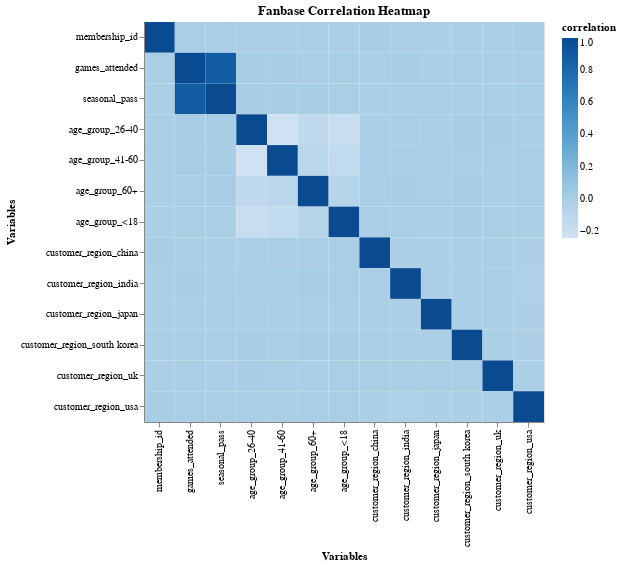

The cell this chart's notebook holds for it:
### Code cell
fan_corr = FanBa_model.corr(numeric_only=True)
fan_corr_long = corr_to_long_format(fan_corr)

fan_corr_long = fan_corr_long[
    ~fan_corr_long['feature_x'].str.contains('_w') &
    ~fan_corr_long['feature_y'].str.contains('_w')
]

fan_heatmap = alt.Chart(fan_corr_long).mark_rect().encode(
    x=alt.X('feature_x:N', sort=None, title='Variables'),
    y=alt.Y('feature_y:N', sort=None, title='Variables'),
    color=alt.Color('correlation:Q', scale=alt.Scale(scheme = 'blues')),
    tooltip=['feature_x', 'feature_y', 'correlation']
).properties(
    title="Fanbase Correlation Heatmap",
    width=400,
    height=400
)
fan_heatmap.display()

### Figure 1 — Vega-Lite specification as saved in the notebook (floating-point values rounded to 4 significant figures; data arrays with more than 128 entries replaced by an {"elided": "..."} marker saying what was removed)
{"config": {"view": {"continuousWidth": 300, "continuousHeight": 300}}, "data": {"name": "data-fad28dcd87ff25a215cc86078f846387"}, "mark": {"type": "rect"}, "encoding": {"color": {"field": "correlation", "scale": {"scheme": "blues"}, "type": "quantitative"}, "tooltip": [{"field": "feature_x", "type": "nominal"}, {"field": "feature_y", "type": "nominal"}, {"field": "correlation", "type": "quantitative"}], "x": {"field": "feature_x", "sort": null, "title": "Variables", "type": "nominal"}, "y": {"field": "feature_y", "sort": null, "title": "Variables", "type": "nominal"}}, "height": 400, "title": "Fanbase Correlation Heatmap", "width": 400, "$schema": "https://vega.github.io/schema/vega-lite/v5.20.1.json", "datasets": {"data-fad28dcd87ff25a215cc86078f846387": {"elided": "169 records"}}}
